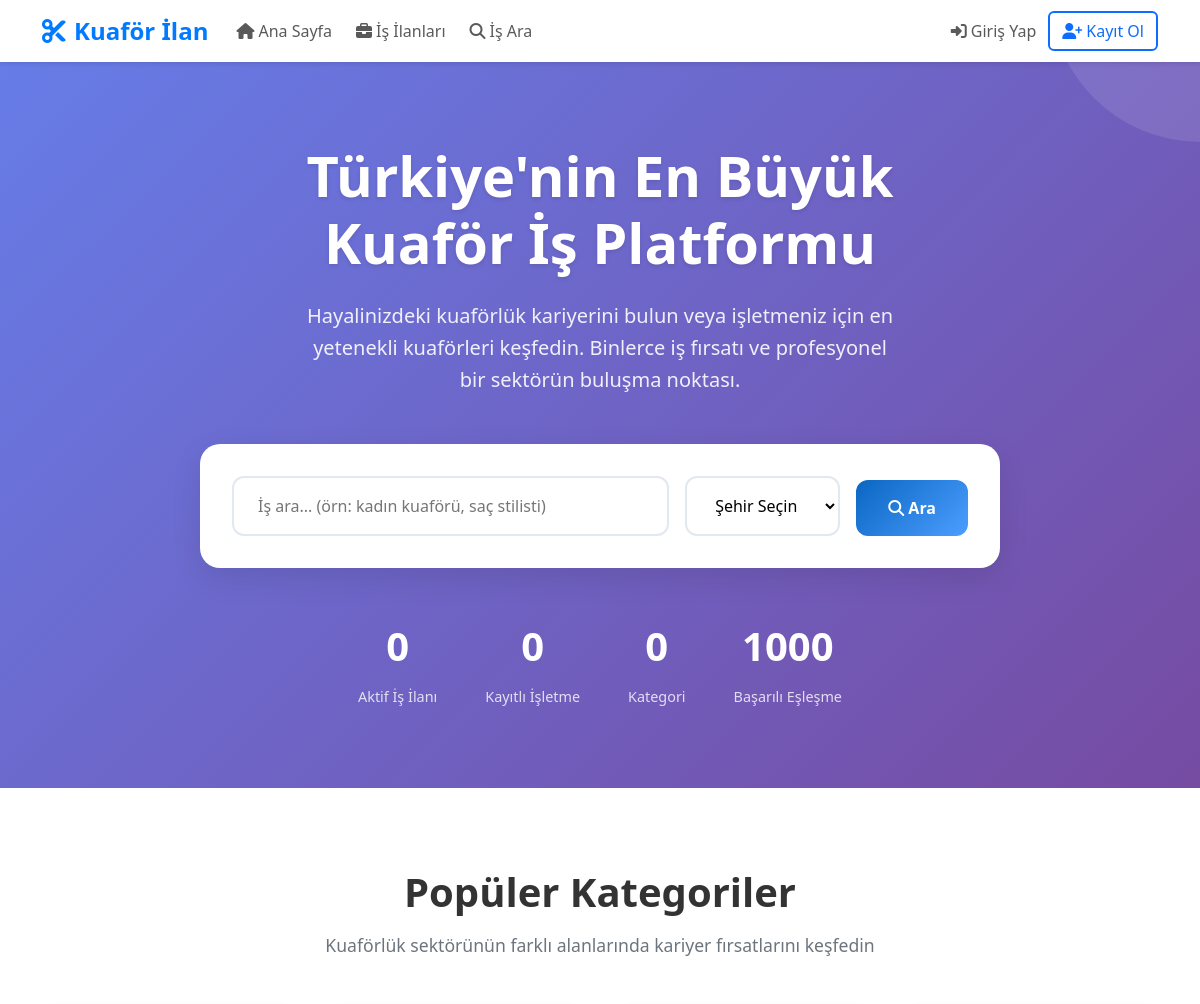
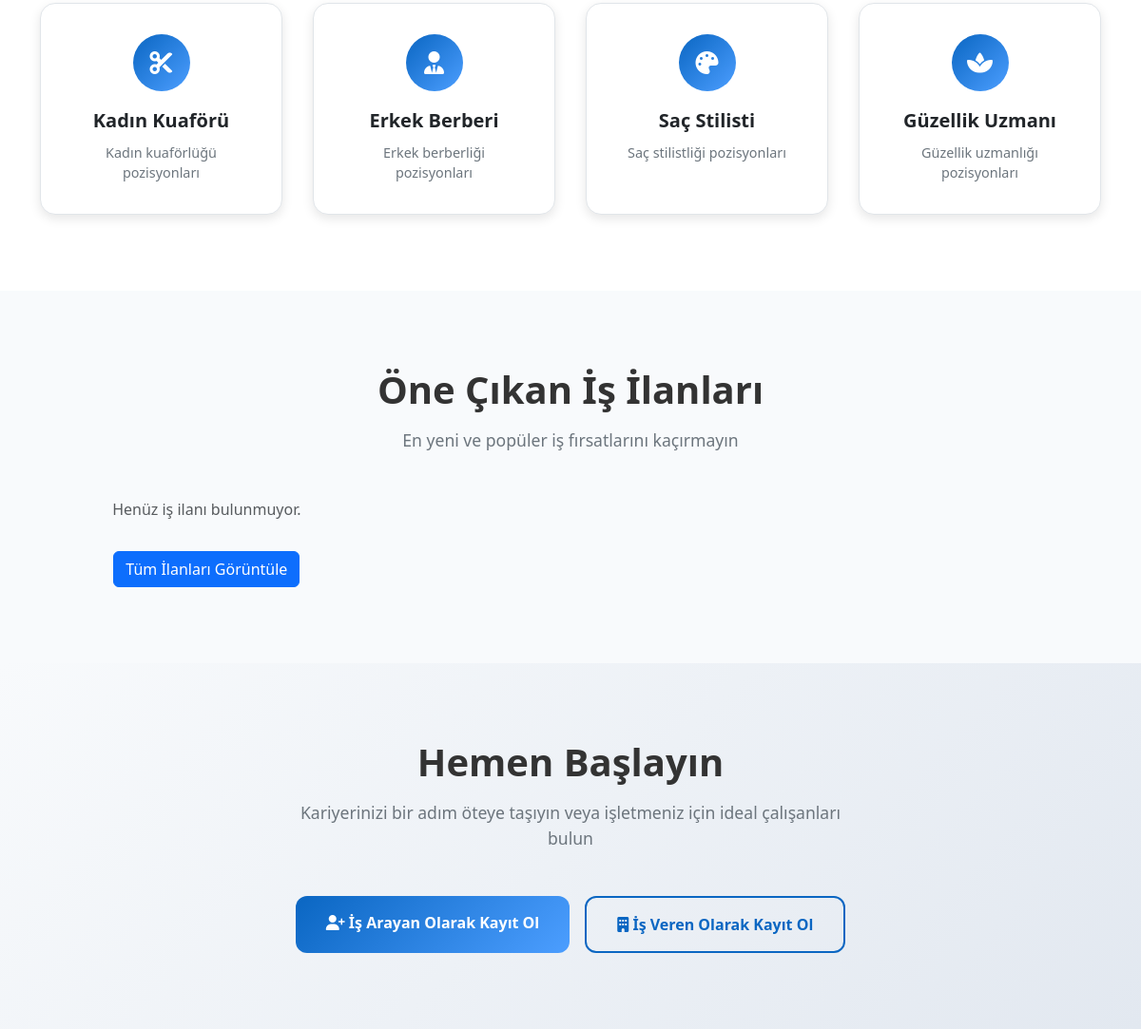
/, run on an earlier commit of the app's database (2 pictures, top to bottom).
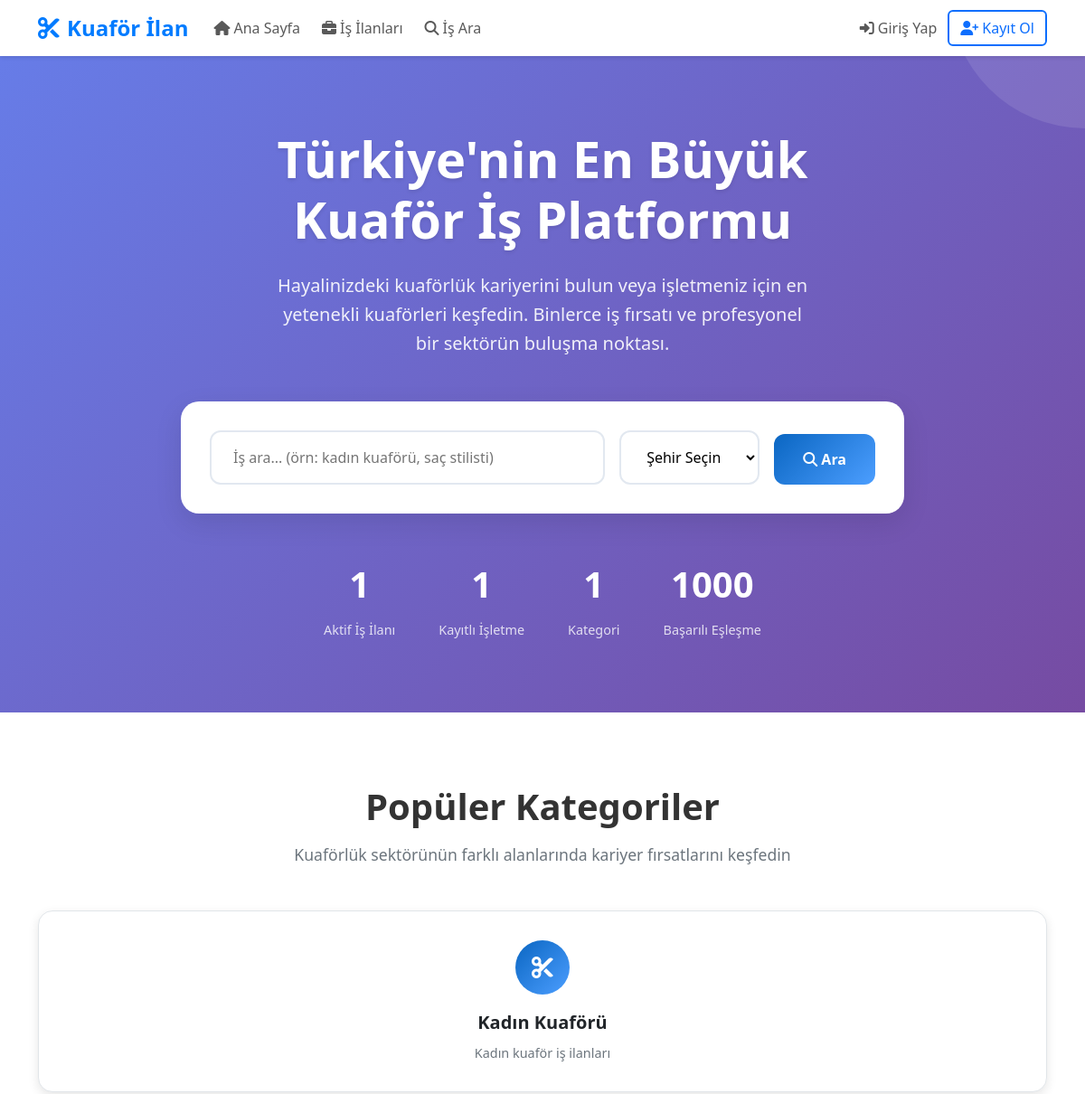
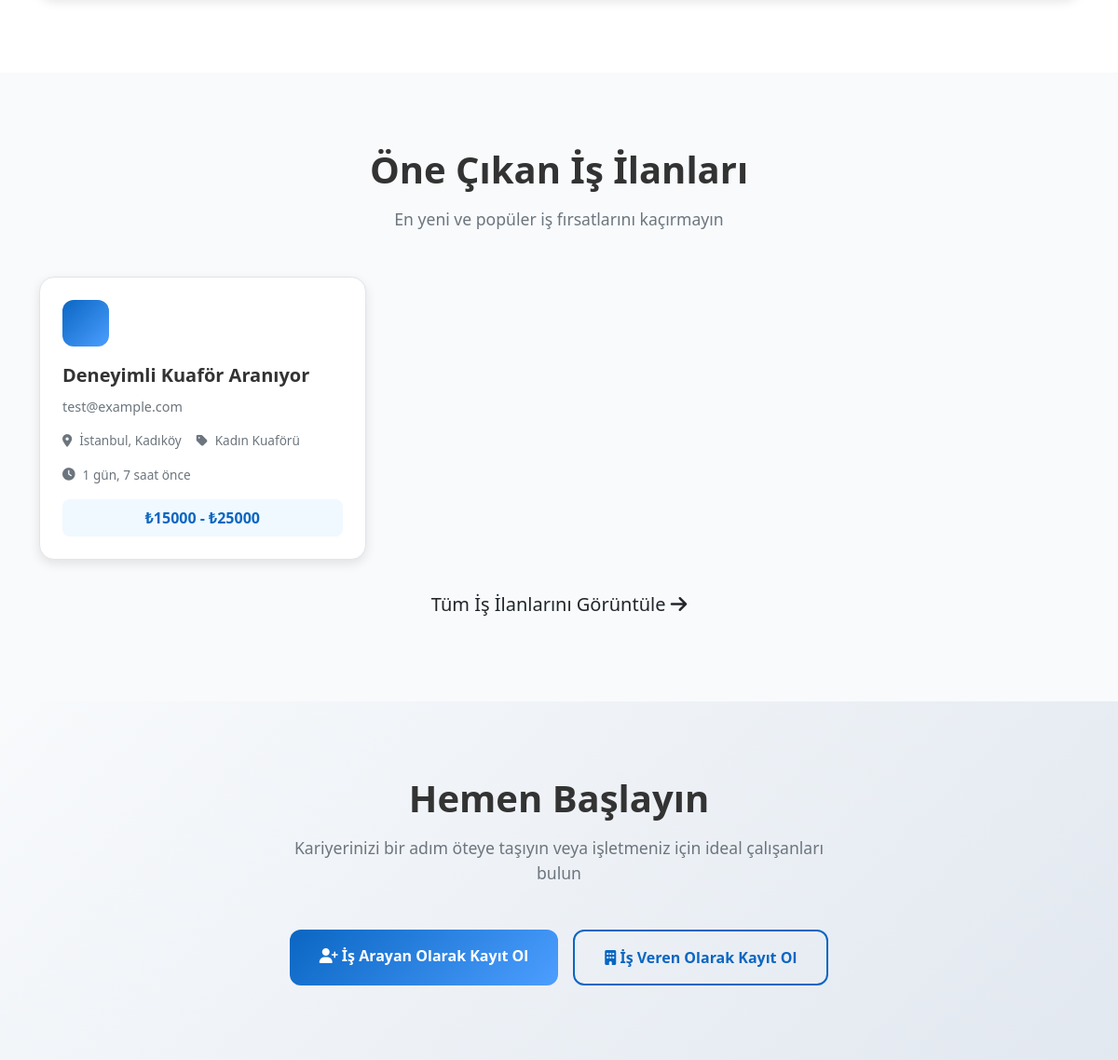
And on a later commit of the database (2 pictures, top to bottom).
### apps/jobs/models.py (models this page shows, shortened)
class JobCategory(TimeStampedModel):
    name = models.CharField(max_length=50, unique=True)
    description = models.TextField(blank=True)
    class Meta:
        verbose_name_plural = "Job Categories"

class JobListing(TimeStampedModel):
    STATUS_CHOICES = (
        ('active', 'Aktif'),
        ('closed', 'Kapalı'),
        ('paused', 'Duraklatıldı'),
    )
    business = models.ForeignKey(settings.AUTH_USER_MODEL, on_delete=models.CASCADE)
    title = models.CharField(max_length=100)
    description = models.TextField()
    category = models.ForeignKey(JobCategory, on_delete=models.CASCADE)
    city = models.CharField(max_length=50)
    district = models.CharField(max_length=50, blank=True)
    salary_min = models.PositiveIntegerField(null=True, blank=True)
    salary_max = models.PositiveIntegerField(null=True, blank=True)
    is_urgent = models.BooleanField(default=False)
    status = models.CharField(max_length=20, choices=STATUS_CHOICES, default='active')
    views_count = models.PositiveIntegerField(default=0)

### apps/authentication/models.py (models this page shows, shortened)
class CustomUser(AbstractUser):
    USER_TYPE_CHOICES = (
        ('jobseeker', 'İş Arayan'),
        ('business', 'İş Veren'),
        ('admin', 'Yönetici'),
    )
    PLAN_CHOICES = (
        ('free', 'Ücretsiz'),
        ('basic', 'Temel'),
        ('premium', 'Premium'),
        ('enterprise', 'Kurumsal'),
    )
    email = models.EmailField(unique=True, verbose_name='E-posta', null=True, blank=True) # Email artık opsiyonel olabilir eğer telefonla giriş yapılacaksa
    phone_regex = RegexValidator(
        regex=r'^\+?1?\d{9,15}$',
        message="Telefon numarası +905551234567 formatında olmalıdır."
    )
    phone = models.CharField( # phone_number yerine 'phone' olarak güncelledik
        validators=[phone_regex],
        max_length=17,
        blank=True,
        null=True,
        verbose_name='Telefon'
    )
    is_phone_verified = models.BooleanField(default=False, verbose_name='Telefon Doğrulandı mı?')
    user_type = models.CharField(
        max_length=20,
        choices=USER_TYPE_CHOICES,
        default='jobseeker',
        verbose_name='Kullanıcı Tipi'
    )
    current_plan = models.CharField(
        max_length=20,
        choices=PLAN_CHOICES,
        default='free',
        verbose_name='Mevcut Plan'
    )
    plan_start_date = models.DateTimeField(null=True, blank=True)
    plan_end_date = models.DateTimeField(null=True, blank=True)
    is_verified = models.BooleanField(default=False, verbose_name='Doğrulanmış')
    email_verified = models.BooleanField(default=False)
    phone_verified = models.BooleanField(default=False)
    profile_views = models.PositiveIntegerField(default=0)
    last_login_ip = models.GenericIPAddressField(null=True, blank=True)
    email_notifications = models.BooleanField(default=True)
    sms_notifications = models.BooleanField(default=True)
    marketing_emails = models.BooleanField(default=False)
    objects = CustomUserManager() # Özel Manager'ı atadık
    USERNAME_FIELD = 'email' # Giriş için ana alan email
    REQUIRED_FIELDS = ['username', 'first_name', 'last_name']
    class Meta:
        verbose_name = 'Kullanıcı'
        verbose_name_plural = 'Kullanıcılar'
        ordering = ['-date_joined']
    def get_full_name(self):
        return f"{self.first_name} {self.last_name}".strip()

### apps/posts/views.py (the view)
# urls.py: path('', home_page_view, name='home'),
def home_page_view(request):
    from apps.jobs.models import JobListing, JobCategory
    featured_jobs = JobListing.objects.filter(
        status='active'
    ).select_related('business', 'category').order_by('-created_at')[:6]
    total_jobs = JobListing.objects.filter(status='active').count()
    total_companies = JobListing.objects.filter(status='active').values('business').distinct().count()
    total_categories = JobCategory.objects.count()
    categories = JobCategory.objects.all()[:8]  # İlk 8 kategori
    context = {
        'featured_jobs': featured_jobs,
        'total_jobs': total_jobs,
        'total_companies': total_companies,
        'total_categories': total_categories,
        'categories': categories,
        'is_home_page': True,  # Template için flag
    }
    return render(request, 'home/index.html', context)

### templates/home/index.html (shortened to what the changed rows need)
{% extends 'base.html' %}
{% block content %}
<section class="hero-section">
    <div class="container">
        <div class="hero-content">
            <h1 class="hero-title">Türkiye'nin En Büyük<br>Kuaför İş Platformu</h1>
            <div class="hero-stats">
                <div class="hero-stat">
                    <span class="hero-stat-number">{{ total_jobs|default:0 }}</span>
                    <span class="hero-stat-label">Aktif İş İlanı</span>
                </div>
                <div class="hero-stat">
                    <span class="hero-stat-number">{{ total_companies|default:0 }}</span>
                    <span class="hero-stat-label">Kayıtlı İşletme</span>
                </div>
                <div class="hero-stat">
                    <span class="hero-stat-number">{{ total_categories|default:0 }}</span>
                    <span class="hero-stat-label">Kategori</span>
                </div>
            </div>
        </div>
    </div>
</section>
<section class="section">
    <div class="container">
        <h2 class="section-title">Popüler Kategoriler</h2>
        <div class="categories-grid">
            {% for category in categories %}
            <a href="{% url 'jobs:list' %}?category={{ category.id }}" class="category-card">
                <div class="category-icon">
                    <i class="fas fa-cut"></i>
                </div>
                <div class="category-name">{{ category.name }}</div>
                <div class="category-description">{{ category.description|default:"Profesyonel kariyer fırsatları" }}</div>
            </a>
            {% empty %}
            <div class="category-card">
                <div class="category-icon">
                    <i class="fas fa-cut"></i>
                </div>
                <div class="category-name">Kadın Kuaförü</div>
                <div class="category-description">Kadın kuaförlüğü pozisyonları</div>
            </div>
            <div class="category-card">
                <div class="category-icon">
                    <i class="fas fa-user-tie"></i>
                </div>
                <div class="category-name">Erkek Berberi</div>
                <div class="category-description">Erkek berberliği pozisyonları</div>
            </div>
            <div class="category-card">
                <div class="category-icon">
                    <i class="fas fa-palette"></i>
                </div>
                <div class="category-name">Saç Stilisti</div>
                <div class="category-description">Saç stilistliği pozisyonları</div>
            </div>
            <div class="category-card">
                <div class="category-icon">
                    <i class="fas fa-spa"></i>
                </div>
                <div class="category-name">Güzellik Uzmanı</div>
                <div class="category-description">Güzellik uzmanlığı pozisyonları</div>
            </div>
            {% endfor %}
        </div>
    </div>
</section>
<section class="section" style="background: #f8fafc;">
    <div class="container">
        <h2 class="section-title">Öne Çıkan İş İlanları</h2>
        <div class="jobs-grid">
            {% for job in featured_jobs %}
            <a href="{% url 'jobs:detail' job.id %}" class="job-card">
                <div class="job-header">
                    <div class="job-company">
                    </div>
                </div>
                <div class="job-title">{{ job.title }}</div>
                <div class="job-company-name">{{ job.business.get_full_name|default:job.business.email }}</div>
                <div class="job-details">
                    <div class="job-detail">
                        <i class="fas fa-map-marker-alt"></i>
                        {{ job.city }}{% if job.district %}, {{ job.district }}{% endif %}
                    </div>
                    <div class="job-detail">
                        <i class="fas fa-tag"></i>
                        {{ job.category.name }}
                    </div>
                    <div class="job-detail">
                        <i class="fas fa-clock"></i>
                        {{ job.created_at|timesince }} önce
                    </div>
                </div>
                {% if job.salary_min and job.salary_max %}
                <div class="job-salary">
                    ₺{{ job.salary_min|floatformat:0 }} - ₺{{ job.salary_max|floatformat:0 }}
                </div>
                {% else %}
                <div class="job-salary">
                    Maaş Görüşülür
                </div>
                {% endif %}
            </a>
            {% empty %}
            <div class="col-12 text-center">
                <p class="text-muted">Henüz iş ilanı bulunmuyor.</p>
                <a href="{% url 'jobs:list' %}" class="btn btn-primary mt-3">Tüm İlanları Görüntüle</a>
            </div>
            {% endfor %}
        </div>
        {% if featured_jobs %}
        <div class="text-center mt-4">
            <a href="{% url 'jobs:list' %}" class="btn btn-outline btn-lg">
                Tüm İş İlanlarını Görüntüle
                <i class="fas fa-arrow-right ml-2"></i>
            </a>
        </div>
        {% endif %}
    </div>
</section>
<section class="cta-section section">
    <div class="container">
        <h2 class="section-title">Hemen Başlayın</h2>
    </div>
</section>
{% endblock %}

What changed in the data, as far as the page shows it:
added JobCategory: name "Kadın Kuaförü", description "Kadın kuaför iş ilanları"
added JobListing: title "Deneyimli Kuaför Aranıyor", business.get_full_name "test@example.com", city "İstanbul", district "Kadıköy", category.name "Kadın Kuaförü", created_at "1 gün, 7 saat", salary_min "15000", salary_max "25000"
Also different on the page:
{{ total_jobs|default:0 }}: "0" → "1"
{{ total_companies|default:0 }}: "0" → "1"
{{ total_categories|default:0 }}: "0" → "1"
text no longer shown: "Kadın Kuaförü Kadın kuaförlüğü pozisyonları Erkek Berberi Erkek berberliği pozisyonları Saç Stilisti Saç stilistliği pozisyonları Güzellik Uzmanı Güzellik uzmanlığı pozisyonları Henüz iş ilanı bulunmuyor. Tüm İlanları Görüntüle"
text now shown: "Tüm İş İlanlarını Görüntüle"
